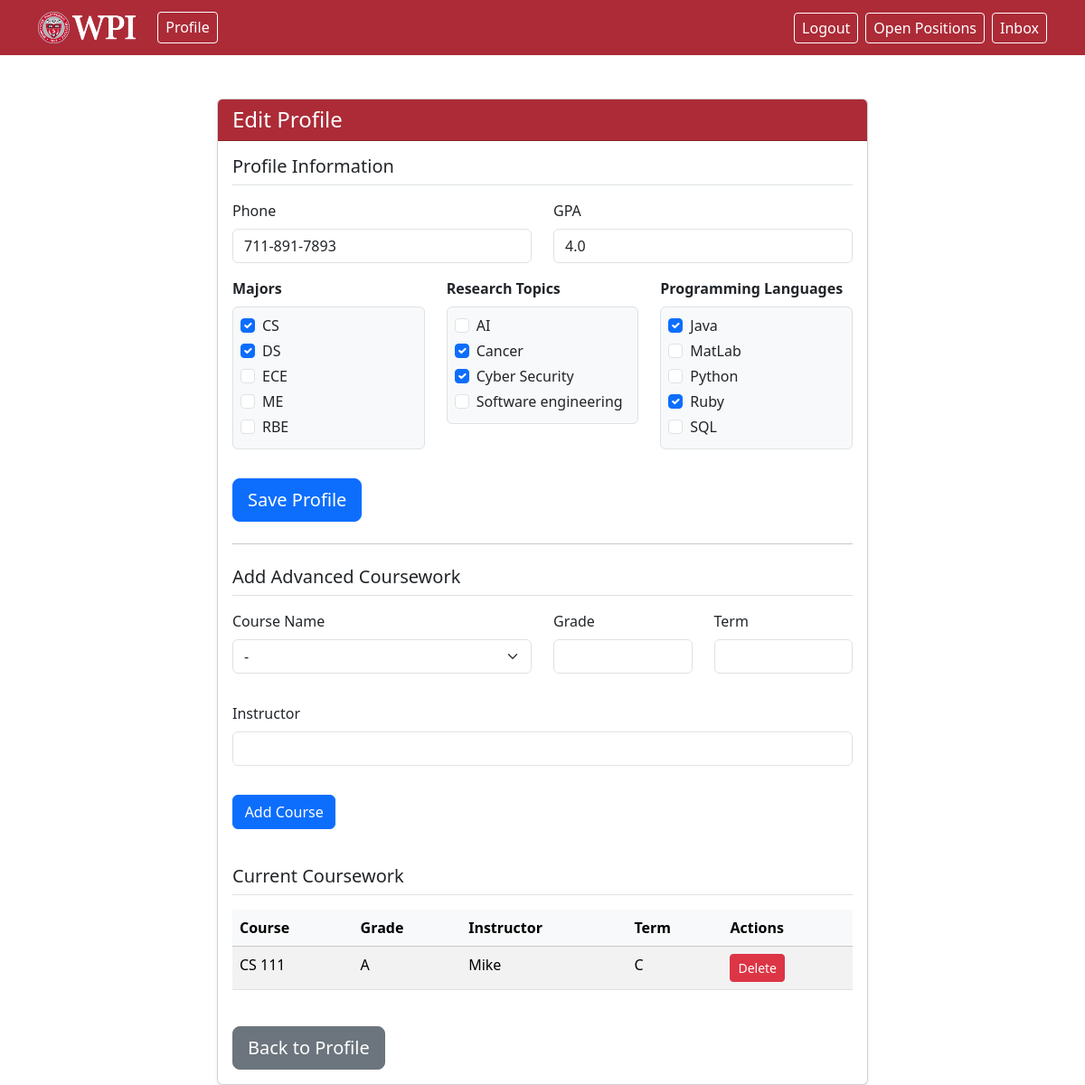
The page /profile/edit (signed in) on the database its author committed.
### app/main/models.py (models this page shows, shortened)
class User(UserMixin, db.Model):
    id : sqlo.Mapped[int] = sqlo.mapped_column(primary_key=True)
    username : sqlo.Mapped[str] = sqlo.mapped_column(sqla.String(64), unique=True, index=True)
    first_name : sqlo.Mapped[str] = sqlo.mapped_column(sqla.String(64))
    last_name : sqlo.Mapped[str] = sqlo.mapped_column(sqla.String(64))
    email : sqlo.Mapped[str] = sqlo.mapped_column(sqla.String(120), unique=True, index=True)
    phone : sqlo.Mapped[Optional[str]] = sqlo.mapped_column(sqla.String(32), nullable=True)
    password_hash : sqlo.Mapped[str] = sqlo.mapped_column(sqla.String(256))
    type = db.Column(db.String(20), nullable=False, default="student")
    microsoft_id : sqlo.Mapped[Optional[str]] = sqlo.mapped_column(sqla.String(128), unique=True, index=True, nullable=True)
    profile: sqlo.Mapped['Profile'] = sqlo.relationship(
        back_populates='user', uselist=False, cascade='all, delete-orphan'
    )
    times : sqlo.Mapped[Optional[list['TimeSlots']]] = sqlo.relationship(
        secondary=user_time_slot,
        lazy='selectin'
    )
    @property
    def role(self):
        """Convenience property to access type as role"""
        return self.type
    def is_faculty(self):
        return self.type == 'faculty'

class Profile(db.Model):
    user_id: sqlo.Mapped[int] = sqlo.mapped_column(
        sqla.ForeignKey('user.id'), primary_key=True
    )
    gpa: sqlo.Mapped[Optional[float]] = sqlo.mapped_column(sqla.Float, nullable=True)
    user: sqlo.Mapped[User] = sqlo.relationship(foreign_keys=[user_id], back_populates='profile')
    majors: sqlo.Mapped[Optional[list[Major]]] = sqlo.relationship(
        secondary=profile_major,
        lazy='selectin')
    languages : sqlo.Mapped[Optional[list[Language]]] = sqlo.relationship(
        secondary=profile_language,
        lazy='selectin'
    )
    research_topics: sqlo.Mapped[Optional[list['ResearchTopic']]] = sqlo.relationship(
        secondary=profile_topic,
        lazy='selectin'
    )
    courses: sqlo.Mapped[Optional[list['StudentCourse']]] = sqlo.relationship(
        secondary=profile_course,
        lazy='selectin'
    )

class Major(db.Model):
    id : sqlo.Mapped[int] = sqlo.mapped_column(primary_key=True)
    name : sqlo.Mapped[str] = sqlo.mapped_column(sqla.String(64), unique=True)

class ResearchTopic(db.Model):
    id : sqlo.Mapped[int] = sqlo.mapped_column(primary_key=True)
    name : sqlo.Mapped[str] = sqlo.mapped_column(sqla.String(128), unique=True)

class Language(db.Model):
    id: sqlo.Mapped[int] = sqlo.mapped_column(primary_key=True)
    name: sqlo.Mapped[str] = sqlo.mapped_column(sqla.String(64), unique=True)

class StudentCourse(db.Model):
    id: sqlo.Mapped[int] = sqlo.mapped_column(primary_key=True)
    course_name: sqlo.Mapped[str] = sqlo.mapped_column(sqla.String(128))
    grade: sqlo.Mapped[Optional[str]] = sqlo.mapped_column(sqla.String(16), nullable=True)
    instructor: sqlo.Mapped[Optional[str]] = sqlo.mapped_column(sqla.String(128), nullable=True)
    term: sqlo.Mapped[Optional[str]] = sqlo.mapped_column(sqla.String(32), nullable=True)

### app/main/routes.py (the view, shortened to what this page needs)
@bp_main.route('/profile/edit', methods=['GET', 'POST'])
@login_required
def profile_edit():
    profile = _get_or_create_profile(current_user)
    majors_list = db.session.scalars(sqla.select(Major).order_by(Major.name)).all()
    languages_list = db.session.scalars(sqla.select(Language).order_by(Language.name)).all()
    topics_list = db.session.scalars(sqla.select(ResearchTopic).order_by(ResearchTopic.name)).all()
    form = ProfileForm(obj=profile)
    form.majors.choices = [(m.id, m.name) for m in majors_list]
    form.languages.choices = [(l.id, l.name) for l in languages_list]
    form.research_topics.choices = [(t.id, t.name) for t in topics_list]
    course_form = CourseForm()
    course_templates = db.session.scalars(
        sqla.select(StudentCourse)
        .outerjoin(profile_course, profile_course.c.course_id == StudentCourse.id)
        .where(profile_course.c.profile_id == None)
        .order_by(StudentCourse.course_name)
    ).all()
    if request.method == 'GET':
        form.phone.data = current_user.phone
        if profile.majors:
            form.majors.data = [m.id for m in profile.majors]
        if profile.languages:
            form.languages.data = [l.id for l in profile.languages]
        if profile.research_topics:
            form.research_topics.data = [t.id for t in profile.research_topics]
    courses = current_user.profile.courses or []
    return render_template('edit_profile.html', form=form, course_form=course_form, courses=courses, user=current_user, course_templates=course_templates)

### app/main/forms.py
class ProfileForm(FlaskForm):
	phone = StringField('Phone', validators=[Optional(), Length(max=32)])
	gpa = FloatField('GPA', validators=[Optional(), NumberRange(min=0.0, max=4.0)])
	majors = SelectMultipleField('Majors', coerce=int, validators=[Optional()])
	languages = SelectMultipleField('Languages', coerce=int, validators=[Optional()])
	research_topics = SelectMultipleField('Research Topics', coerce=int, validators=[Optional()])
	submit = SubmitField('Save Profile')

class CourseForm(FlaskForm):
	course_name = SelectField('Course Name', coerce=int, validators=[DataRequired()])
	grade = StringField('Grade', validators=[Optional(), Length(max=16)])
	instructor = StringField('Instructor', validators=[Optional(), Length(max=128)])
	term = StringField('Term', validators=[Optional(), Length(max=32)])
	submit = SubmitField('Add Course')

### app/main/models.py (called while the page is built)
@login.user_loader
def load_user(id):
    return db.session.get(User, int(id))

### app/main/routes.py (called while the page is built)
def _get_or_create_profile(user: User) -> Profile:
    profile = user.profile
    if not profile:
        profile = Profile(user_id=user.id)
        db.session.add(profile)
        db.session.commit()
    return profile

### app/main/templates/edit_profile.html (shortened to what this page needs)
{% extends "base.html" %}
{% from 'bootstrap_wtf.html' import form_field %}
{% block content %}
<div class="container mt-5">
  <div class="row">
    <div class="col-md-8 offset-md-2">
      <div class="card shadow-sm">
        <div class="card-header wpi-red-header text-white">
          <h4 class="mb-0">Edit Profile</h4>
        </div>
        <div class="card-body">
          <h5 class="border-bottom pb-2 mb-3">Profile Information</h5>
          <form method="post" action="{{ url_for('main.profile_edit') }}" novalidate>
            <div class="row">
              <div class="col-md-{% if user.is_faculty() %}12{% else %}6{% endif %}">
                {{ form_field(form.phone) }}
              </div>
              {% if not user.is_faculty() %}
              <div class="col-md-6">
                {{ form_field(form.gpa) }}
              </div>
              {% endif %}
            </div>
            {% if not user.is_faculty() %}
            <div class="row">
              <div class="col-md-4">
                <div class="mb-3">
                  <label class="form-label fw-bold">Majors</label>
                  <div class="border rounded p-2" style="max-height: 250px; overflow-y: auto; background-color: #f8f9fa;">
                    <ul class="list-unstyled mb-0">
                      {% for value, label in form.majors.choices %}
                      <li class="mb-1">
                        <div class="form-check">
                          <input class="form-check-input" type="checkbox" name="majors" value="{{ value }}"
                                 id="major_{{ value }}" {% if value in (form.majors.data or []) %}checked{% endif %}>
                          <label class="form-check-label" for="major_{{ value }}">{{ label }}</label>
                        </div>
                      </li>
                      {% endfor %}
                    </ul>
                  </div>
                </div>
              </div>
              <div class="col-md-4">
                <div class="mb-3">
                  <label class="form-label fw-bold">Research Topics</label>
                  <div class="border rounded p-2" style="max-height: 250px; overflow-y: auto; background-color: #f8f9fa;">
                    <ul class="list-unstyled mb-0">
                      {% for value, label in form.research_topics.choices %}
                      <li class="mb-1">
                        <div class="form-check">
                          <input class="form-check-input" type="checkbox" name="research_topics" value="{{ value }}"
                                 id="interest_{{ value }}" {% if value in (form.research_topics.data or []) %}checked{% endif %}>
                          <label class="form-check-label" for="interest_{{ value }}">{{ label }}</label>
                        </div>
                      </li>
                      {% endfor %}
                    </ul>
                  </div>
                </div>
              </div>
              <div class="col-md-4">
                <div class="mb-3">
                  <label class="form-label fw-bold">Programming Languages</label>
                  <div class="border rounded p-2" style="max-height: 250px; overflow-y: auto; background-color: #f8f9fa;">
                    <ul class="list-unstyled mb-0">
                      {% for value, label in form.languages.choices %}
                      <li class="mb-1">
                        <div class="form-check">
                          <input class="form-check-input" type="checkbox" name="languages" value="{{ value }}"
                                 id="language_{{ value }}" {% if value in (form.languages.data or []) %}checked{% endif %}>
                          <label class="form-check-label" for="language_{{ value }}">{{ label }}</label>
                        </div>
                      </li>
                      {% endfor %}
                    </ul>
                  </div>
                </div>
              </div>
            </div>
            {% endif %}
            <div class="mt-3">
              {{ form.submit(class="btn btn-primary btn-lg") }}
            </div>
          </form>
          <hr class="my-4">
          {% if not user.is_faculty() %}
          <h5 class="border-bottom pb-2 mb-3">Add Advanced Coursework</h5>
          <form method="post" action="{{ url_for('main.add_course') }}" novalidate>
            <div class="row mb-3">
              <div class="col-md-6">
                <label for="{{ course_form.course_name.id }}" class="form-label">Course Name</label>
                <select id="{{ course_form.course_name.id }}" name="{{ course_form.course_name.name }}" class="form-select">
                  <option value="">-</option>
                </select>
              </div>
              <div class="col-md-3">
                {{ form_field(course_form.grade, false) }}
              </div>
              <div class="col-md-3">
                {{ form_field(course_form.term, false) }}
              </div>
            </div>
            <div class="row mb-3">
              <div class="col-md-12">
                {{ form_field(course_form.instructor, false) }}
              </div>
            </div>
            <div class="mb-3">
              {{ form_field(course_form.submit, false) }}
            </div>
          </form>
          <h5 class="border-bottom pb-2 mt-4 mb-3">Current Coursework</h5>
          {% if courses %}
            <div class="table-responsive">
              <table class="table table-hover table-striped">
                <thead class="table-light">
                  <tr>
                    <th>Course</th>
                    <th>Grade</th>
                    <th>Instructor</th>
                    <th>Term</th>
                    <th>Actions</th>
                  </tr>
                </thead>
                <tbody>
                  {% for c in courses %}
                  <tr>
                    <td>{{ c.course_name }}</td>
                    <td>{{ c.grade or '—' }}</td>
                    <td>{{ c.instructor or '—' }}</td>
                    <td>{{ c.term or '—' }}</td>
                    <td>
                      <form method="post" action="{{ url_for('main.delete_course', course_id=c.id) }}" style="display:inline" class="delete-course-form">
                        <button type="submit" class="btn btn-sm btn-danger btn-delete-course" data-course-id="{{ c.id }}">Delete</button>
                      </form>
                    </td>
                  </tr>
                  {% endfor %}
                </tbody>
              </table>
            </div>
          {% else %}
            <p class="text-muted">No coursework added yet.</p>
          {% endif %}
          {% endif %}
          <div class="mt-4">
            <a href="{{ url_for('main.profile_view') }}" class="btn btn-secondary btn-lg">Back to Profile</a>
          </div>
        </div>
      </div>
    </div>
  </div>
</div>
{% endblock %}

### app/main/templates/bootstrap_wtf.html (shortened to what this page needs)
{% macro form_field(field, autofocus) %}
  {%- if field.type == 'BooleanField' %}
  <div class="form-check mb-3">
    {{ field(class='form-check-input') }}
    {{ field.label(class='form-check-label') }}
  </div>
  {%- elif field.type == 'SelectField' %}
    {{ field.label(class='form-label') }}
    {{ field(class='form-select mb-3') }}
  {%- elif field.type == 'QuerySelectMultipleField' %}
    {{ field.label(class='form-label') }}
    {{ field(class='form-select mb-3 ms-3 border-0') }}
  {%- elif field.type == 'SubmitField' %}
  {{ field(class='btn btn-primary mb-3 col-2') }}
  {%- else %}
  <div class="mb-3">
    {{ field.label(class='form-label') }}
    {% if autofocus %}
      {{ field(class='form-control' + (' is-invalid' if field.errors else ''), autofocus=True) }}
    {% else %}
      {{ field(class='form-control' + (' is-invalid' if field.errors else '')) }}
    {% endif %}
  </div>
  {%- endif %}
{% endmacro %}

### app/static/css/main.css (style rules this page uses)
.wpi-red-header { background-color: #AC2B37; color: white; }

### rows shown on the page
User: phone "711-891-7893"
Profile: gpa "4.0"
Major: name "CS"
Major: name "DS"
Major: name "ECE"
Major: name "ME"
Major: name "RBE"
ResearchTopic: name "AI"
ResearchTopic: name "Cancer"
ResearchTopic: name "Cyber Security"
ResearchTopic: name "Software engineering"
Language: name "Java"
Language: name "MatLab"
Language: name "Python"
Language: name "Ruby"
Language: name "SQL"
StudentCourse: course_name "CS 111", grade "A", instructor "Mike", term "C"

### other values the page prints
{{ field.label(class='form-label') }} "Phone GPA Grade Term Instructor"
